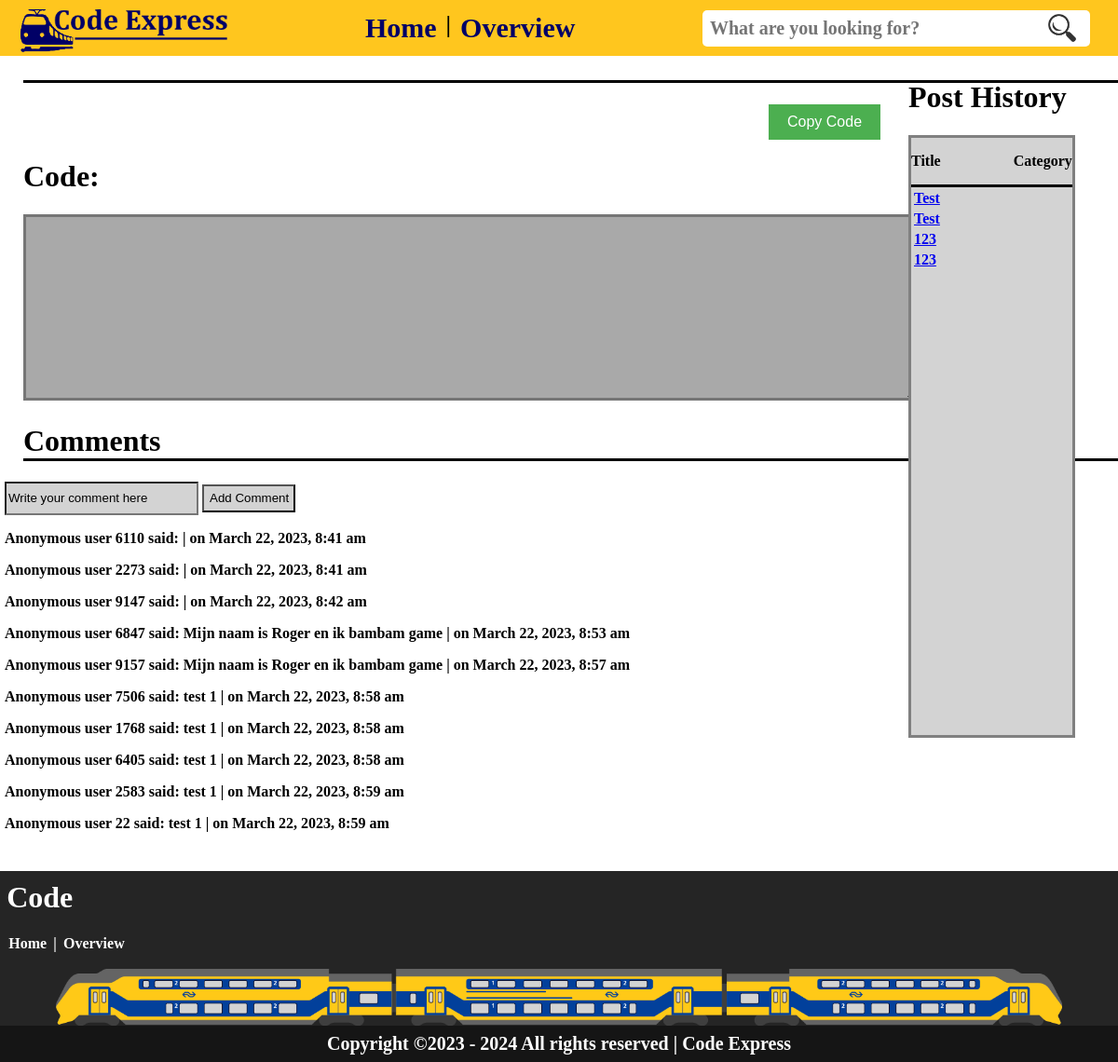
Page /page/code.php on the earlier database version.
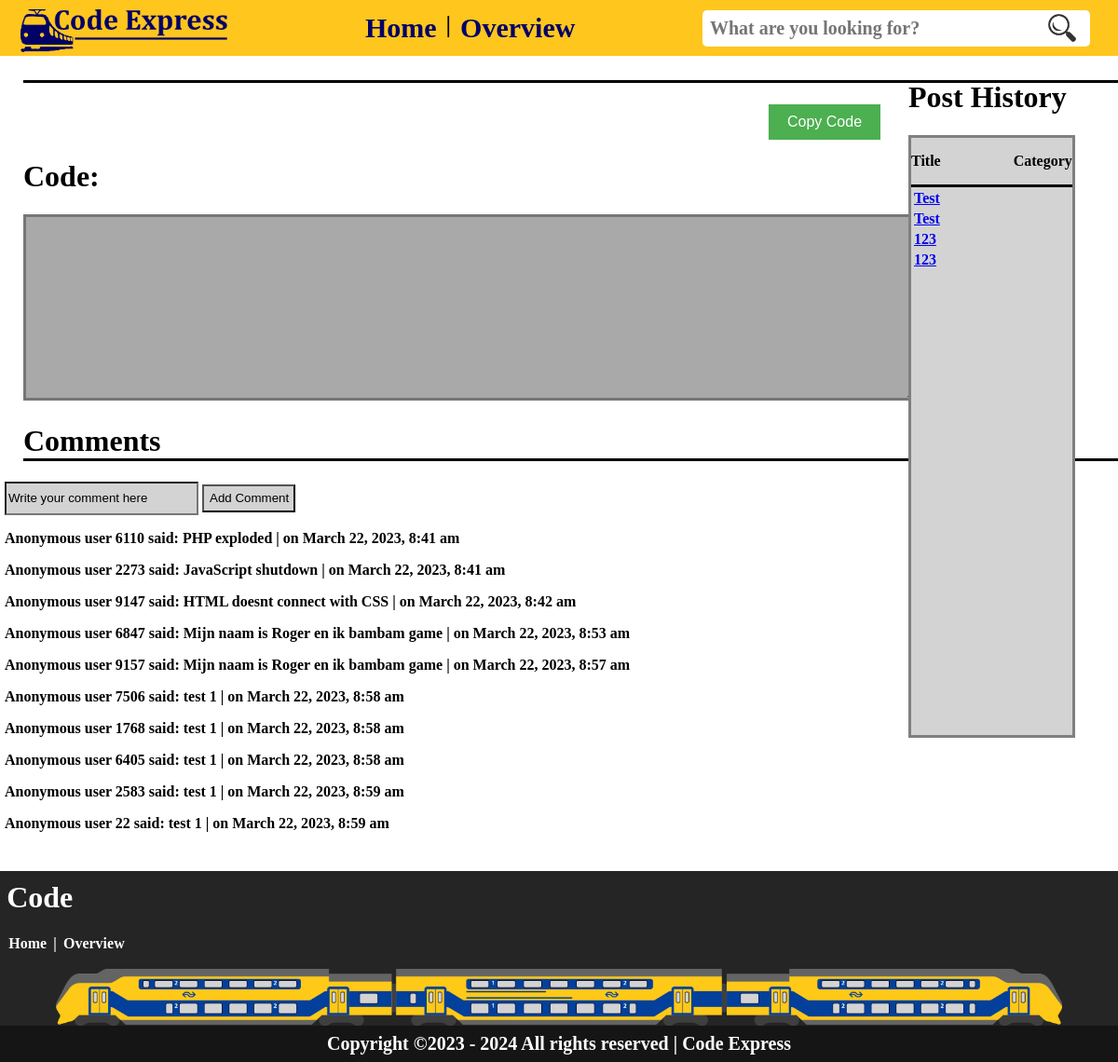
Same page on the later database version.
### tables this page shows
CREATE TABLE `comments` (
  `comment_id` int(11) NOT NULL,
  `comment_text` varchar(255) NOT NULL,
  `username` varchar(255) DEFAULT NULL,
  `date_created` datetime NOT NULL
);

CREATE TABLE `configuration` (
  `id` int(11) NOT NULL,
  `code` varchar(255) NOT NULL,
  `title` varchar(255) NOT NULL,
  `html` varchar(50) DEFAULT NULL,
  `css` varchar(50) DEFAULT NULL,
  `php` varchar(50) DEFAULT NULL,
  `javascript` varchar(50) DEFAULT NULL,
  `SQLcode` varchar(50) DEFAULT NULL,
  `date` date DEFAULT NULL,
  `description` text DEFAULT NULL,
  `creator` varchar(255) DEFAULT NULL
);

### page/code.php (the view, shortened to what this page needs)
<?php
include '../include/connection.php';
?>
<!DOCTYPE html>
<html lang="en">
<head>
<link rel="stylesheet" href="https://codemirror.net/theme/dracula.css">
    <link rel="stylesheet" href="https://cdnjs.cloudflare.com/ajax/libs/codemirror/5.62.0/codemirror.min.css" />
    <link rel="stylesheet" href="https://cdnjs.cloudflare.com/ajax/libs/codemirror/5.62.0/theme/darcula.min.css" />
    <?php
    $stmt = $pdo->prepare("SELECT * FROM configuration WHERE id = ?");
    $stmt->execute([$id]);
    $code = $stmt->fetch(PDO::FETCH_OBJ);
    function getTitle()
    {
        global $code;
        return $code->title;
    }
    function getCode()
    {
        global $code;
        return htmlspecialchars($code->code);
    }
    ?>
</head>
<body>
    <?php include "../include/navbar.php" ?>
    <div class="code-container">
        <div class="left-container">
            <h1 class="config"><?php echo getTitle(); ?></h1>
            <div class="header-box">
                <button id="copy-btn" onclick="copyToClipboard()">Copy Code</button>
            </div>
            <form method="post" action="../page/index.php">
            <h1 class="config-code">Code:</h1>
            <textarea cols="80" rows="10" id="code" type="text" name="code" mode="text/html">
    <?php echo getCode(); ?>
</textarea>
            </form>
            <div>
                <h1 class="config">Comments</h1>
                <form method="post">
                    <div class="flex-direction-column">
                        <input class="code-input" type="text" id="comment_text" name="comment_text" placeholder="Write your comment here">
                        <input class="code-button" type="submit" name="submit" value="Add Comment">
                    </div>
                    <?php
                    $conn = mysqli_connect("localhost", "root", "", "codeexpress");
                    $sql = "SELECT * FROM comments";
                    $result = mysqli_query($conn, $sql);
                    while ($row = mysqli_fetch_assoc($result)) {
                        echo "<p>Anonymous user " . $row['username'] . " said: " . $row['comment_text'] . " | on " . date("F j, Y, g:i a", strtotime($row['date_created'])) . "</p>";
                    }
                    ?>
                </form>
            </div>
        </div>
        <div class="right-container">
            <h1>Post History</h1>
            <div class="right-container-content">
                <div class="line">
                    <div class="flex-direction-row-height">
                        <p class="margin-righter">Title</p>
                        <p>Category</p>
                    </div>
                </div>
                <div class="table-container">
                    <table>
                        <?php
                        $sql = "SELECT * FROM configuration";
                        $result = $pdo->query($sql);
                        if ($result->rowCount() > 0) {
                            while ($row = $result->fetch()) {
                                echo "<tr>";
                                echo "<td><a class='margin-right' href='../page/code.php?id=" . $row['id'] . "'>" . $row["title"] . "</a></td>";
                                echo "<td>" . $row["category"] . "</td>";
                                echo "</tr>";
                            }
                        } else {
                            echo "<tr><td colspan='2'>No results found</td></tr>";
                        }
                        ?>
                    </table>
                </div>
            </div>
        </div>
    </div>
    <?php include "../include/footer.php" ?>
</body>
</html>

### include/navbar.php (shortened to what this page needs)
<!DOCTYPE html>
<html lang="en">
<head>
</head>
<body>
  <nav class="navbar">
    <div class="logo">
      <a href="../page/index.php"><img src="../img/CodeExpress-logo-text.png" alt="Logo"></a>
    </div>
    <ul class="navbar-all-code-links">
      <li><a href="../page/index.php">Home</a></li>
      <li>
        <div class="separator">|</div>
      </li>
      <li><a href="../page/overview.php">Overview</a></li>
    </ul>
    <form action="../include/search.php" method="get">
      <div class="search-bar">
        <input id="search-input" type="text" name="q" placeholder="What are you looking for?">
        <img src="../img/spyglass.png" alt="spyglass">
      </div>
    </form>
  </nav>
</body>
</html>

### include/footer.php (shortened to what this page needs)
<!DOCTYPE html>
<html lang="en">
<head>
</head>
<body>
    <Footer>
        <h1 class="footer-text">Code</h1>
        <div id="footer-codes">
            <a id="footer-html" href="../page/index.php">Home</a> | <a id="footer-html" href="../page/overview.php">Overview</a>
        </div>
        <div id="train-container">
            <img id="train" src="../img/trainBG.png" alt="train">
        </div>
        <div>
            <a id="footer-copyright" href="../page/index.php">Copyright &copy;2023 - 2024 All rights reserved | Code Express</a>
        </div>
    </Footer>
</body>
</html>

Differences in the rows shown:
removed comments: username "6110", date_created "March 22, 2023, 8:41 am"
removed comments: username "2273", date_created "March 22, 2023, 8:41 am"
removed comments: username "9147", date_created "March 22, 2023, 8:42 am"
added comments: username "6110", comment_text "PHP exploded", date_created "March 22, 2023, 8:41 am"
added comments: username "2273", comment_text "JavaScript shutdown", date_created "March 22, 2023, 8:41 am"
added comments: username "9147", comment_text "HTML doesnt connect with CSS", date_created "March 22, 2023, 8:42 am"
